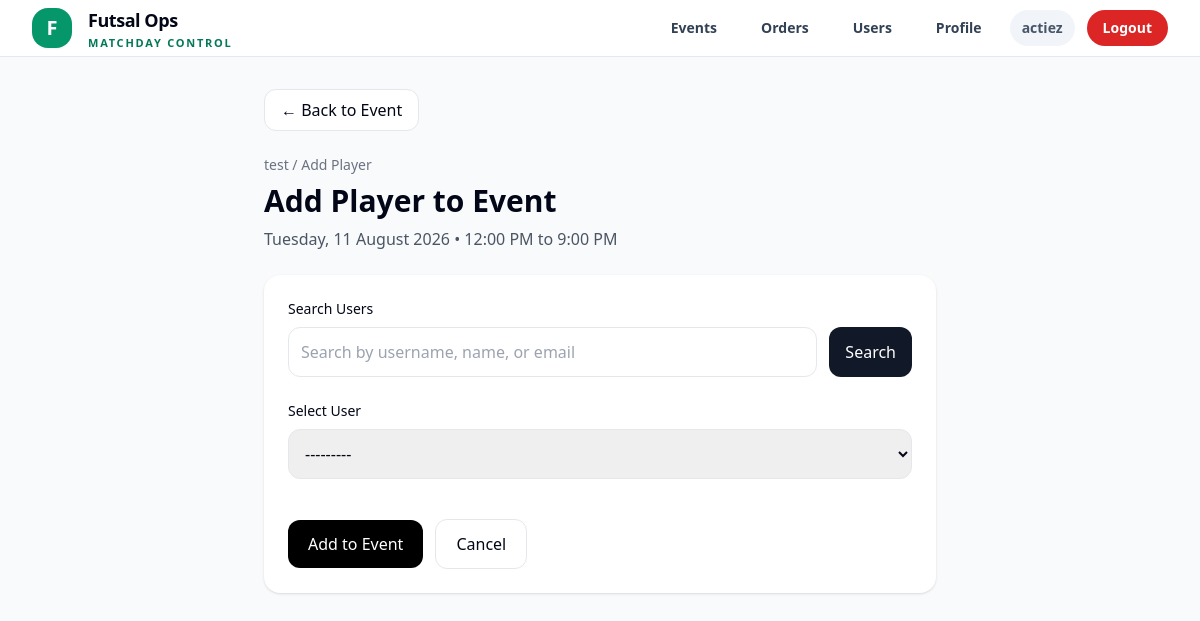
Screenshot of /registrations/events/18/add/ (signed in) with the database file from the repository.
### accounts/models.py (models this page shows)
class User(AbstractUser):
    ROLE_USER = "user"
    ROLE_ADMIN = "admin"
    ROLE_SUPERADMIN = "superadmin"
    ROLE_CHOICES = [
        (ROLE_USER, "User"),
        (ROLE_ADMIN, "Admin"),
        (ROLE_SUPERADMIN, "Superadmin"),
    ]
    PLAYER_NEW = "new"
    PLAYER_REGULAR = "regular"
    PLAYER_CORE = "core"
    PLAYER_NAUGHTY = "naughty"
    PLAYER_TYPE_CHOICES = [
        (PLAYER_NEW, "New"),
        (PLAYER_REGULAR, "Regular"),
        (PLAYER_CORE, "Core"),
        (PLAYER_NAUGHTY, "Naughty"),
    ]
    role = models.CharField(max_length=20, choices=ROLE_CHOICES, default=ROLE_USER)
    player_type = models.CharField(max_length=20, choices=PLAYER_TYPE_CHOICES, default=PLAYER_NEW)
    mobile_number = models.CharField(max_length=30, blank=True)
    games_played_count = models.PositiveIntegerField(default=0)
    email_verified = models.BooleanField(default=False)
    admin_notes = models.TextField(blank=True, default="")
    def is_admin_level(self):
        return self.is_authenticated and (
            self.is_superuser or self.role in {self.ROLE_ADMIN, self.ROLE_SUPERADMIN}
        )
    def is_superadmin_level(self):
        return self.is_authenticated and (
            self.is_superuser or self.role == self.ROLE_SUPERADMIN
        )

### events/models.py (models this page shows, shortened)
class Event(models.Model):
    STATUS_DRAFT = "draft"
    STATUS_OPEN = "open"
    STATUS_FINALIZED = "finalized"
    STATUS_COMPLETED = "completed"
    STATUS_CANCELLED = "cancelled"
    STATUS_CHOICES = [
        (STATUS_DRAFT, "Draft"),
        (STATUS_OPEN, "Open"),
        (STATUS_FINALIZED, "Finalized"),
        (STATUS_COMPLETED, "Completed"),
        (STATUS_CANCELLED, "Cancelled"),
    ]
    LEAVE_CUTOFF_CHOICES = [
        (None, "No cutoff"),
        (30, "30 minutes before"),
        (60, "60 minutes before"),
        (90, "90 minutes before"),
        (120, "120 minutes before"),
        (150, "150 minutes before"),
        (180, "180 minutes before"),
    ]
    registration_token = models.UUIDField(
        default=uuid.uuid4,
        unique=True,
        editable=False,
    )
    event_code = models.CharField(
        max_length=20,
        unique=True,
        default=generate_event_code,
        editable=False,
    )
    title = models.CharField(max_length=255)
    start_datetime = models.DateTimeField()
    end_datetime = models.DateTimeField()
    location = models.CharField(max_length=255)
    amount_payable = models.DecimalField(max_digits=8, decimal_places=2)
    playing_slots = models.PositiveIntegerField(default=15)
    waiting_slots = models.PositiveIntegerField(default=5)
    backup_slots = models.PositiveIntegerField(default=3)
    is_private = models.BooleanField(
        default=False,
        help_text="Private events are hidden from the public event list but accessible by registration link.",
    )
    leave_cutoff_minutes = models.PositiveIntegerField(
        null=True,
        blank=True,
        choices=LEAVE_CUTOFF_CHOICES,
        help_text="Players cannot self-leave after this cutoff before kick-off.",
    )
    status = models.CharField(
        max_length=20,
        choices=STATUS_CHOICES,
        default=STATUS_DRAFT,
    )
    created_by = models.ForeignKey(
        settings.AUTH_USER_MODEL,
        on_delete=models.SET_NULL,
        null=True,
        related_name="created_events",
    )
    created_at = models.DateTimeField(auto_now_add=True)
    updated_at = models.DateTimeField(auto_now=True)
    class Meta:
        ordering = ["start_datetime"]
    @property
    def weekday_display(self):
        local_start = timezone.localtime(self.start_datetime)
        return local_start.strftime("%A")
    @property
    def date_display(self):
        local_start = timezone.localtime(self.start_datetime)
        return local_start.strftime("%d %B %Y")
    @property
    def time_range_display(self):
        local_start = timezone.localtime(self.start_datetime)
        local_end = timezone.localtime(self.end_datetime)
        start = local_start.strftime("%I:%M %p").lstrip("0")
        end = local_end.strftime("%I:%M %p").lstrip("0")
        return f"{start} to {end}"

### registrations/views.py (the view, shortened to what this page needs)
# urls.py: path("events/<int:event_id>/add/", EventRegistrationCreateView.as_view(), name="registration_add"),
class EventRegistrationCreateView(AdminRequiredMixin, View):
    template_name = "registrations/add.html"
    def get_filtered_users(self, event, search_query):
        registered_user_ids = event.registrations.values_list("user_id", flat=True)
        users = User.objects.exclude(id__in=registered_user_ids)
        return users.order_by("first_name", "last_name", "username")
    def get(self, request, event_id):
        event = get_object_or_404(Event, pk=event_id)
        search_query = request.GET.get("q", "").strip()
        form = EventRegistrationAdminForm()
        form.fields["user"].queryset = self.get_filtered_users(event, search_query)
        return render(
            request,
            self.template_name,
            {
                "form": form,
                "event": event,
                "search_query": search_query,
            },
        )

### registrations/forms.py
class EventRegistrationAdminForm(forms.Form):
    user = forms.ModelChoiceField(
        queryset=User.objects.all().order_by("first_name", "last_name", "username"),
        widget=forms.Select(attrs={"class": "w-full rounded-xl border p-3"})
    )

### core/mixins.py (called while the page is built)
    def dispatch(self, request, *args, **kwargs):
        if not request.user.is_authenticated:
            return redirect("login")
        if not request.user.is_admin_level():
            return redirect("player_home")
        return super().dispatch(request, *args, **kwargs)

### templates/registrations/add.html (shortened to what this page needs)
{% extends "base.html" %}
{% block content %}
<div class="max-w-2xl mx-auto">
    <div class="mb-6">
        <a href="{% url 'event_detail' event.pk %}" class="inline-flex items-center px-4 py-2 rounded-xl border bg-white hover:bg-gray-50">
            ← Back to Event
        </a>
    </div>
    <div class="mb-6">
        <div class="text-sm text-gray-500 mb-2">
            <a href="{% url 'event_detail' event.pk %}" class="hover:underline">{{ event.title }}</a> / Add Player
        </div>
        <h1 class="text-3xl font-bold">Add Player to Event</h1>
        <p class="text-gray-600 mt-2">
            {{ event.weekday_display }}, {{ event.date_display }} • {{ event.time_range_display }}
        </p>
    </div>
    <div class="bg-white rounded-2xl shadow p-6">
        <form method="get" class="mb-6">
            <label class="block text-sm font-medium mb-2">Search Users</label>
            <div class="flex gap-3">
                <input
                    type="text"
                    name="q"
                    value="{{ search_query }}"
                    placeholder="Search by username, name, or email"
                    class="w-full rounded-xl border p-3"
                >
                <button type="submit" class="px-4 py-3 rounded-xl bg-gray-900 text-white">
                    Search
                </button>
            </div>
        </form>
        <form method="post" class="space-y-6">
            <div>
                <label class="block text-sm font-medium mb-2">Select User</label>
                {{ form.user }}
            </div>
            <div class="flex items-center gap-3 pt-4">
                <button type="submit" class="bg-black text-white px-5 py-3 rounded-xl">
                    Add to Event
                </button>
                <a href="{% url 'event_detail' event.pk %}" class="px-5 py-3 rounded-xl border">
                    Cancel
                </a>
            </div>
        </form>
    </div>
</div>
{% endblock %}

### templates/base.html (shortened to what this page needs)
<!DOCTYPE html>
<html>
<head>
    <script src="https://cdn.tailwindcss.com"></script>
</head>
<body class="min-h-screen bg-slate-50 text-slate-950">
    <header class="sticky top-0 z-40 border-b border-slate-200 bg-white/95 backdrop-blur">
        <div class="max-w-7xl mx-auto px-4 sm:px-6 lg:px-8">
            <div class="h-14 flex items-center justify-between gap-6">
                <a href="/" class="flex items-center gap-4">
                    <div class="h-10 w-10 rounded-2xl bg-emerald-600 text-white flex items-center justify-center text-xl font-black shadow-sm">
                        F
                    </div>
                    <div class="leading-tight">
                        <div class="text-lg font-black tracking-tight text-slate-950">
                            Futsal Ops
                        </div>
                        <div class="text-[11px] uppercase tracking-[0.16em] text-emerald-700 font-bold mt-0.5">
                            Matchday Control
                        </div>
                    </div>
                </a>
                <div class="flex items-center gap-2 sm:gap-3">
                    {% if request.user.is_authenticated %}
                        {% if request.user.is_admin_level %}
                            <a href="{% url 'event_list' %}"
                               class="hidden sm:inline-flex items-center px-4 py-2 rounded-full text-sm font-semibold text-slate-700 hover:bg-emerald-50 hover:text-emerald-700">
                                Events
                            </a>
                            <a href="{% url 'standing_order_list' %}"
                               class="hidden sm:inline-flex items-center px-4 py-2 rounded-full text-sm font-semibold text-slate-700 hover:bg-emerald-50 hover:text-emerald-700">
                                Orders
                            </a>
                        {% endif %}
                        {% if request.user.is_superadmin_level %}
                            <a href="{% url 'user_list' %}"
                               class="hidden sm:inline-flex items-center px-4 py-2 rounded-full text-sm font-semibold text-slate-700 hover:bg-emerald-50 hover:text-emerald-700">
                                Users
                            </a>
                        {% endif %}
                        <a href="{% url 'profile' %}"
                           class="inline-flex items-center px-4 py-2 rounded-full text-sm font-semibold text-slate-700 hover:bg-emerald-50 hover:text-emerald-700">
                            Profile
                        </a>
                        <div class="hidden md:inline-flex items-center px-3 py-2 rounded-full bg-slate-100 text-sm font-semibold text-slate-600">
                            {{ request.user.username }}
                        </div>
                        <form method="post" action="/logout/">
                            <button type="submit"
                                class="inline-flex items-center px-4 py-2 rounded-full text-sm font-semibold bg-red-600 text-white hover:bg-red-700">
                                Logout
                            </button>
                        </form>
                    {% else %}
                        <a href="/login/"
                           class="inline-flex items-center px-5 py-2.5 rounded-full text-sm font-semibold bg-emerald-600 text-white hover:bg-emerald-700">
                            Login
                        </a>
                    {% endif %}
                </div>
            </div>
        </div>
    </header>
    <main class="max-w-7xl mx-auto px-4 sm:px-6 lg:px-8 py-8">
        {% block content %}{% endblock %}
    </main>
</body>
</html>

### rows the page displays
User: user.username "actiez"
Event: title "test", weekday_display "Tuesday", date_display "11 August 2026", time_range_display "12:00 PM to 9:00 PM"
